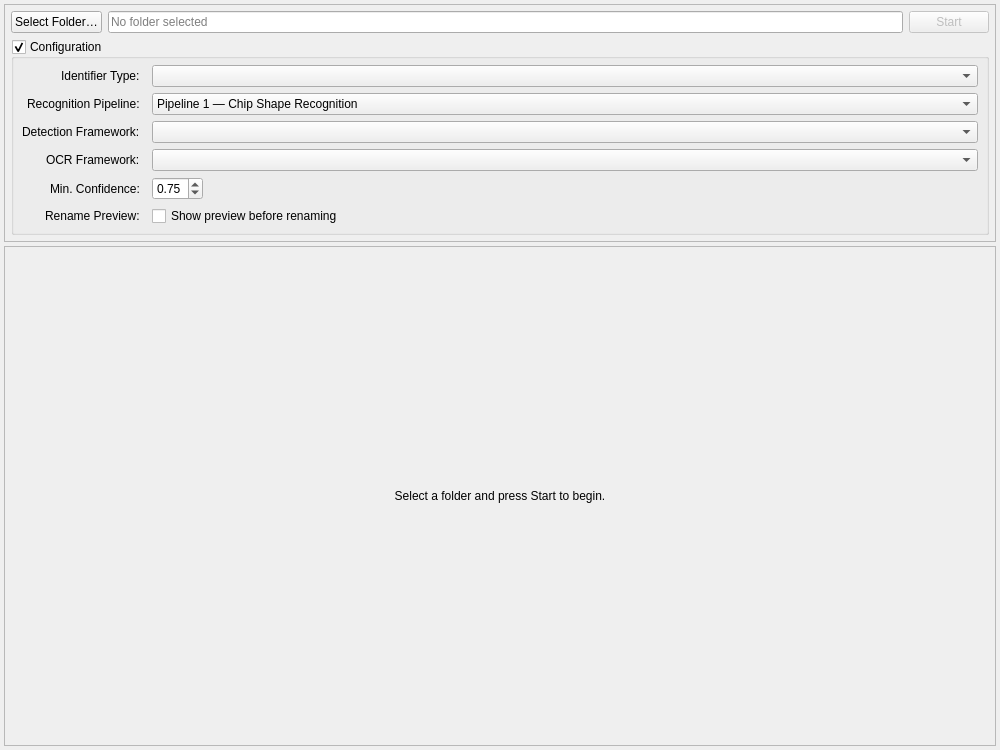
<?xml version="1.0" encoding="UTF-8"?>
<ui version="4.0">
 <class>SciBitWidget</class>
 <widget class="QWidget" name="SciBitWidget">
  <property name="geometry">
   <rect>
    <x>0</x>
    <y>0</y>
    <width>1000</width>
    <height>750</height>
   </rect>
  </property>
  <property name="windowTitle">
   <string>SCIBIT</string>
  </property>
  <layout class="QVBoxLayout" name="main_layout">
   <property name="spacing">
    <number>4</number>
   </property>
   <property name="leftMargin">
    <number>4</number>
   </property>
   <property name="topMargin">
    <number>4</number>
   </property>
   <property name="rightMargin">
    <number>4</number>
   </property>
   <property name="bottomMargin">
    <number>4</number>
   </property>

   <!-- ================================================================
        CONTROL BAR — always visible, disabled during processing
        ================================================================ -->
   <item>
    <widget class="QFrame" name="control_bar_frame">
     <property name="frameShape">
      <enum>QFrame::Shape::StyledPanel</enum>
     </property>
     <property name="frameShadow">
      <enum>QFrame::Shadow::Raised</enum>
     </property>
     <layout class="QVBoxLayout" name="control_bar_layout">
      <property name="spacing">
       <number>6</number>
      </property>
      <property name="leftMargin">
       <number>6</number>
      </property>
      <property name="topMargin">
       <number>6</number>
      </property>
      <property name="rightMargin">
       <number>6</number>
      </property>
      <property name="bottomMargin">
       <number>6</number>
      </property>

      <!-- Row 1: Folder selection + Start button -->
      <item>
       <layout class="QHBoxLayout" name="folder_row_layout">
        <property name="spacing">
         <number>6</number>
        </property>
        <item>
         <widget class="QPushButton" name="select_folder_btn">
          <property name="text">
           <string>Select Folder…</string>
          </property>
          <property name="minimumWidth">
           <number>110</number>
          </property>
         </widget>
        </item>
        <item>
         <widget class="QLineEdit" name="folder_path_edit">
          <property name="readOnly">
           <bool>true</bool>
          </property>
          <property name="placeholderText">
           <string>No folder selected</string>
          </property>
         </widget>
        </item>
        <item>
         <widget class="QPushButton" name="start_btn">
          <property name="text">
           <string>Start</string>
          </property>
          <property name="minimumWidth">
           <number>80</number>
          </property>
          <property name="enabled">
           <bool>false</bool>
          </property>
         </widget>
        </item>
       </layout>
      </item>

      <!-- Row 2: Configuration group -->
      <item>
       <widget class="QGroupBox" name="config_group">
        <property name="title">
         <string>Configuration</string>
        </property>
        <property name="checkable">
         <bool>true</bool>
        </property>
        <property name="checked">
         <bool>true</bool>
        </property>
        <layout class="QFormLayout" name="config_form_layout">
         <property name="labelAlignment">
          <set>Qt::AlignmentFlag::AlignRight|Qt::AlignmentFlag::AlignVCenter</set>
         </property>
         <property name="horizontalSpacing">
          <number>12</number>
         </property>
         <property name="verticalSpacing">
          <number>6</number>
         </property>
         <property name="leftMargin">
          <number>8</number>
         </property>
         <property name="topMargin">
          <number>6</number>
         </property>
         <property name="rightMargin">
          <number>8</number>
         </property>
         <property name="bottomMargin">
          <number>6</number>
         </property>

         <item row="0" column="0">
          <widget class="QLabel" name="chip_type_label">
           <property name="text">
            <string>Identifier Type:</string>
           </property>
          </widget>
         </item>
         <item row="0" column="1">
          <widget class="QComboBox" name="chip_type_combo">
           <property name="minimumWidth">
            <number>200</number>
           </property>
          </widget>
         </item>

         <item row="1" column="0">
          <widget class="QLabel" name="pipeline_label">
           <property name="text">
            <string>Recognition Pipeline:</string>
           </property>
          </widget>
         </item>
         <item row="1" column="1">
          <widget class="QComboBox" name="pipeline_combo">
           <item>
            <property name="text">
             <string>Pipeline 1 — Chip Shape Recognition</string>
            </property>
           </item>
           <item>
            <property name="text">
             <string>Pipeline 2 — ROI Tolerance Correction</string>
            </property>
           </item>
          </widget>
         </item>

         <item row="2" column="0">
          <widget class="QLabel" name="detection_framework_label">
           <property name="text">
            <string>Detection Framework:</string>
           </property>
          </widget>
         </item>
         <item row="2" column="1">
          <widget class="QComboBox" name="detection_framework_combo"/>
         </item>

         <item row="3" column="0">
          <widget class="QLabel" name="ocr_framework_label">
           <property name="text">
            <string>OCR Framework:</string>
           </property>
          </widget>
         </item>
         <item row="3" column="1">
          <widget class="QComboBox" name="ocr_framework_combo"/>
         </item>

         <item row="4" column="0">
          <widget class="QLabel" name="min_confidence_label">
           <property name="text">
            <string>Min. Confidence:</string>
           </property>
          </widget>
         </item>
         <item row="4" column="1">
          <layout class="QHBoxLayout">
           <item>
            <widget class="QDoubleSpinBox" name="min_confidence_spin">
             <property name="minimum">
              <double>0.000000000000000</double>
             </property>
             <property name="maximum">
              <double>1.000000000000000</double>
             </property>
             <property name="singleStep">
              <double>0.050000000000000</double>
             </property>
             <property name="value">
              <double>0.750000000000000</double>
             </property>
             <property name="decimals">
              <number>2</number>
             </property>
            </widget>
           </item>
           <item>
            <spacer>
             <property name="orientation">
              <enum>Qt::Orientation::Horizontal</enum>
             </property>
             <property name="sizeHint" stdset="0">
              <size><width>40</width><height>20</height></size>
             </property>
            </spacer>
           </item>
          </layout>
         </item>

         <item row="5" column="0">
          <widget class="QLabel" name="rename_preview_label">
           <property name="text">
            <string>Rename Preview:</string>
           </property>
          </widget>
         </item>
         <item row="5" column="1">
          <widget class="QCheckBox" name="rename_preview_check">
           <property name="text">
            <string>Show preview before renaming</string>
           </property>
          </widget>
         </item>

        </layout>
       </widget>
      </item>
      <!-- End config_group -->

     </layout>
    </widget>
   </item>
   <!-- End control_bar_frame -->

   <!-- ================================================================
        PROCESS AREA — dynamic content injected at runtime
        ================================================================ -->
   <item>
    <widget class="QFrame" name="process_area_frame">
     <property name="frameShape">
      <enum>QFrame::Shape::StyledPanel</enum>
     </property>
     <property name="frameShadow">
      <enum>QFrame::Shadow::Sunken</enum>
     </property>
     <property name="sizePolicy">
      <sizepolicy hsizetype="Expanding" vsizetype="Expanding">
       <horstretch>0</horstretch>
       <verstretch>1</verstretch>
      </sizepolicy>
     </property>
     <layout class="QVBoxLayout" name="process_area_layout">
      <property name="spacing">
       <number>0</number>
      </property>
      <property name="leftMargin">
       <number>0</number>
      </property>
      <property name="topMargin">
       <number>0</number>
      </property>
      <property name="rightMargin">
       <number>0</number>
      </property>
      <property name="bottomMargin">
       <number>0</number>
      </property>
      <item>
       <widget class="QLabel" name="process_placeholder_label">
        <property name="text">
         <string>Select a folder and press Start to begin.</string>
        </property>
        <property name="alignment">
         <set>Qt::AlignmentFlag::AlignHCenter|Qt::AlignmentFlag::AlignVCenter</set>
        </property>
       </widget>
      </item>
     </layout>
    </widget>
   </item>
   <!-- End process_area_frame -->

  </layout>
 </widget>
 <resources/>
 <connections/>
</ui>
